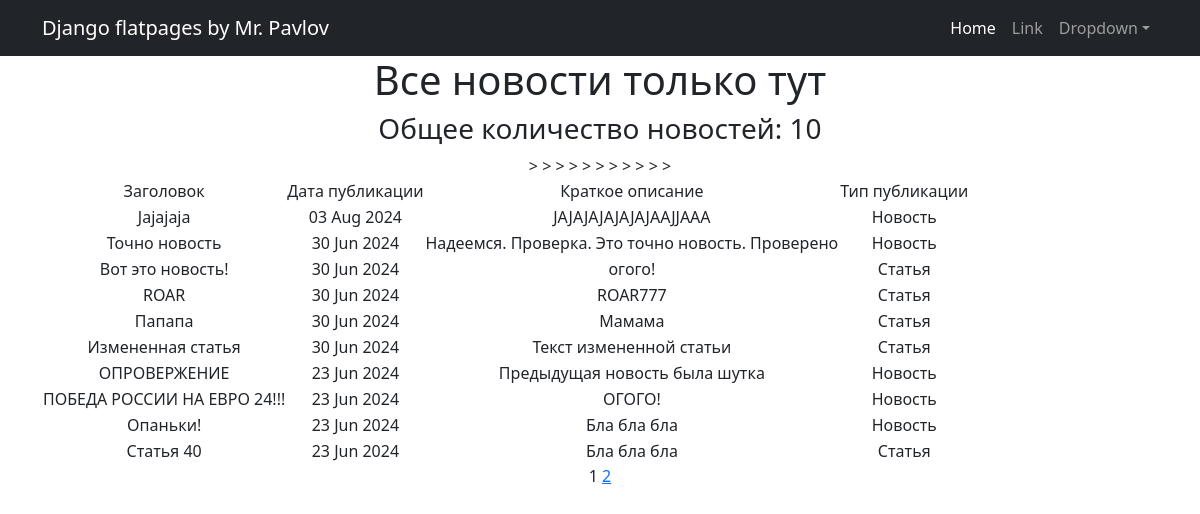
/posts/, run on an earlier commit of the app's database.
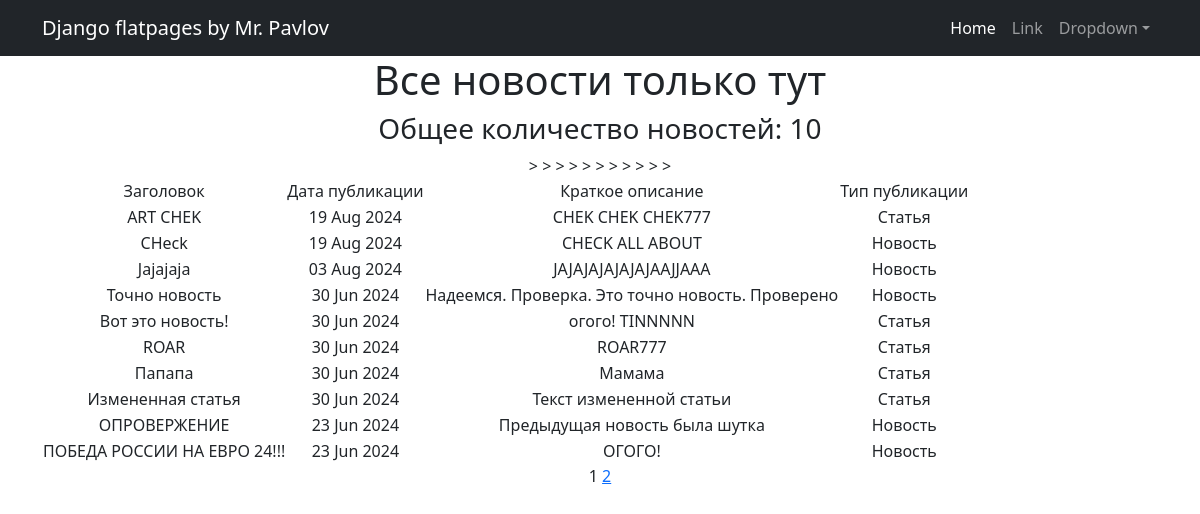
And on a later commit of the database.
### news/models.py (models this page shows, shortened)
class Post(models.Model):
    author = models.ForeignKey(Author, on_delete = models.CASCADE)
    content = models.CharField(max_length=2, choices=CONTENT, default=article)
    date = models.DateTimeField(auto_now_add=True)
    category = models.ManyToManyField(Category, through = 'PostCategory')
    title = models.CharField(max_length=255)
    text = models.CharField(max_length=10000)
    post_rating = models.IntegerField(default=0)

### news/views.py (the view)
class PostList(ListView):
    model = Post
    ordering = '-date'
    template_name = 'posts.html'
    context_object_name = 'posts'
    paginate_by = 10

### news/templatetags/censor_filter.py (called while the page is built)
@register.filter()
def censor(text):
    words = text.split()
    for i, word in enumerate(words):
        if word.lower().replace(',', '').replace('.', '').replace('!', '').replace('?', '') in CENSOR_WORDS:
            words[i] = word[0] + '*' * (len(word) - 1)
    return " ".join(words)

### news/templatetags/custom_tags.py (called while the page is built)
@register.simple_tag(takes_context=True)
def url_replace(context, **kwargs):
    d = context['request'].GET.copy()
    for k,v in kwargs.items():
        d[k] = v
    return d.urlencode()

### templates/posts.html (shortened to what this page needs)
{% extends 'flatpages/default.html' %}
{% load censor_filter %}
{% load custom_tags %}
{% block content %}
  <h1>Все новости только тут</h1>
  <h3>Общее количество новостей: {{posts|length}}</h3>
   {% if posts %}
       <table>
           <tr>
               <td>Заголовок</td>
               <td>Дата публикации</td>
               <td>Краткое описание</td>
               <td>Тип публикации</td>>
           </tr>
           {% for post in posts %}
           <tr>
               <td>{{ post.title|censor }}</td>
               <td>{{ post.date|date:'d M Y' }}</td>
               <td>{{ post.text|truncatewords:30|censor }}</td>
               <td>{{ post.get_content_display }}</td>>
               <td>
               </td>
           </tr>
           {% endfor %}
       </table>
   {% else %}
       <h2>Новостей нет!</h2>
   {% endif %}
   {{ page_obj.number }}
   {% if page_obj.has_next %}
       <a href="?{% url_replace page=page_obj.next_page_number %}">{{ page_obj.next_page_number }}</a>
   {% endif %}
{% endblock content %}

What changed in the data, as far as the page shows it:
no longer on this page (row unchanged): Post: title|censor "Опаньки!", date "23 Jun 2024", text|censor "Бла бла бла", content "Новость"
no longer on this page (row unchanged): Post: title|censor "Статья 40", date "23 Jun 2024", text|censor "Бла бла бла", content "Статья"
added Post: title|censor "ART CHEK", date "19 Aug 2024", text|censor "CHEK CHEK CHEK777", content "Статья"
added Post: title|censor "CHeck", date "19 Aug 2024", text|censor "CHECK ALL ABOUT", content "Новость"
changed Post "Вот это новость!": text|censor "огого!" → "огого! TINNNNN"
